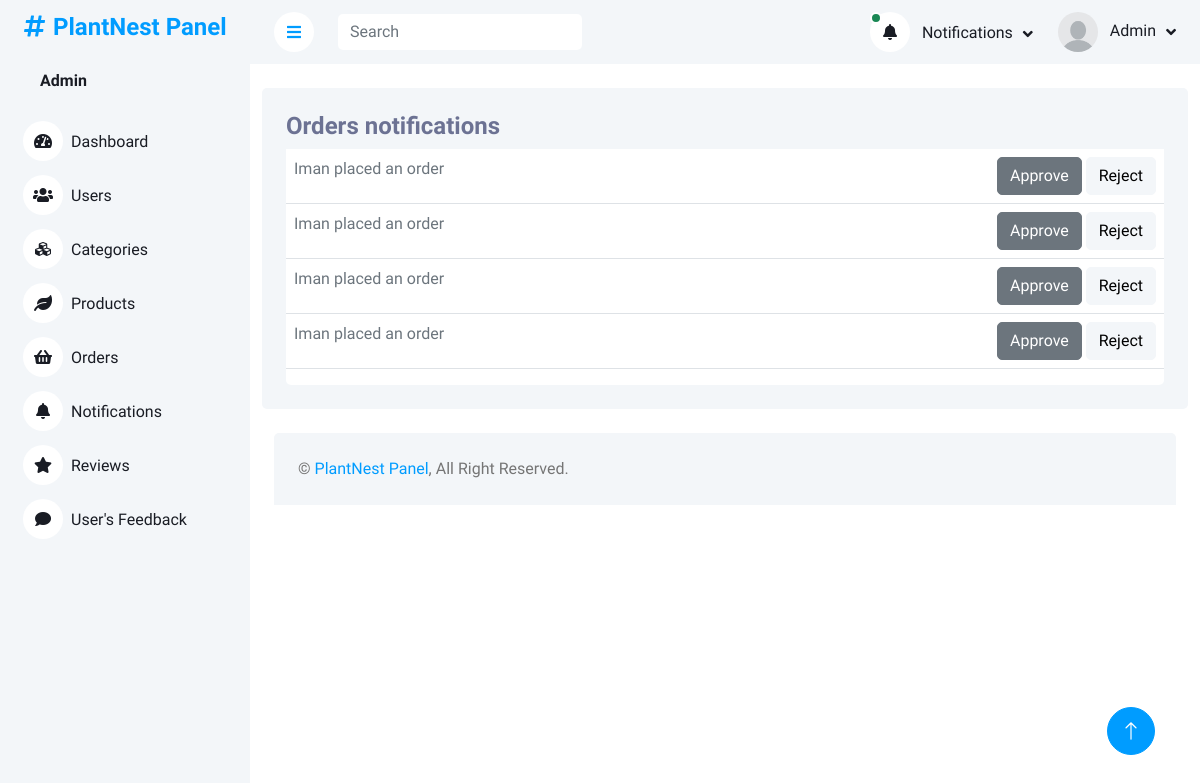
Before: /plantnest/adminPanel/notifications.php (signed in) with the older database file.
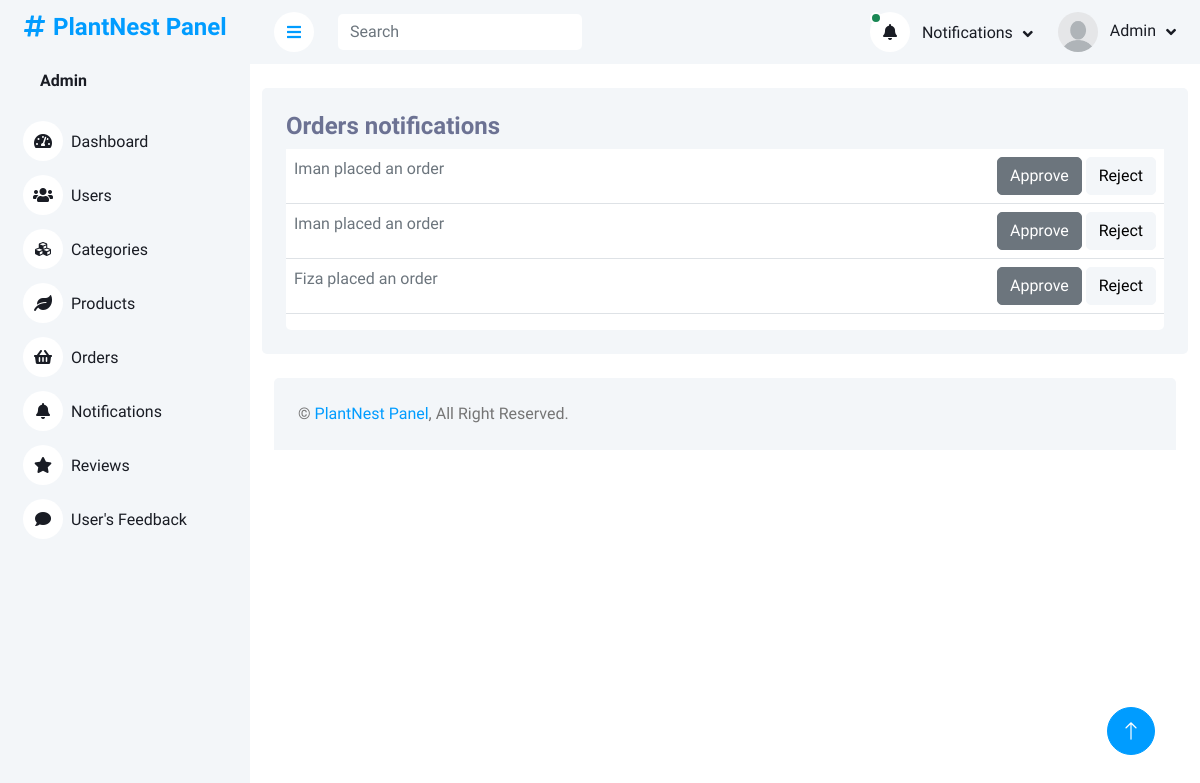
After: the same page with the newer database file.
### tables this page shows
CREATE TABLE `final_order` (
  `order_id` int(11) NOT NULL,
  `user_id` int(11) NOT NULL,
  `fullName` varchar(225) DEFAULT NULL,
  `phone` int(11) DEFAULT NULL,
  `city` varchar(225) DEFAULT NULL,
  `userState` varchar(225) DEFAULT NULL,
  `zipCode` int(8) DEFAULT NULL,
  `qty` int(11) NOT NULL,
  `total_price` int(11) NOT NULL,
  `date_of_order` timestamp NOT NULL DEFAULT current_timestamp() ON UPDATE current_timestamp(),
  `orderStatus` enum('pending','approved','rejected') NOT NULL DEFAULT 'pending',
  `billing_address` text NOT NULL,
  `shipping_address` text NOT NULL,
  `payment_method` enum('COD','Card') NOT NULL,
  `card_number` varchar(222) NOT NULL,
  `expiry_date` date DEFAULT NULL,
  `cvv` varchar(32) NOT NULL
);

CREATE TABLE `users` (
  `userID` int(11) NOT NULL,
  `firstName` varchar(225) DEFAULT NULL,
  `lastName` varchar(225) DEFAULT NULL,
  `userEmail` varchar(225) NOT NULL,
  `userPassword` varchar(225) DEFAULT NULL
);

### plantnest/adminPanel/notifications.php (the view, shortened to what this page needs)
<?php
include('header_admin.php')
?>
<div class="container pt-4">
    <div class="bg-light rounded p-4">
        <div class="row">
            <div class="col-12">
                <div class="bg-white rounded h-100 ">
                    <div class="d-flex bg-light justify-content-between">
                        <h4>Orders notifications</h4>
                    </div>
                    <div class="table-responsive bg- ">
                        <table class="table">
                            <tbody>
                                <?php
                        $query = $pdo->query("SELECT * from final_order INNER JOIN users on final_order.user_id = users.userID  where orderStatus = 'pending'");
                        $result = $query->fetchAll(PDO::FETCH_ASSOC);
                        foreach($result as $row){
                        ?>
                                <tr class="tr-row">
                                    <td class="d-flex justify-content-around">
                                        <span class="flex-grow-1">
                                            <a href="orders.php" class="link-secondary">
                                                <?php echo ucfirst($row['firstName'])?>
                                                placed an order
                                            </a>
                                        </span>
                                        <form method="post">
                                            <button class="approve-btn btn btn-secondary"
                                                name='order-approve-btn'
                                                onclick="approveRow(this)">Approve</button>
                                            <button class="reject-btn btn btn-light"
                                                name='order-reject-btn'
                                                onclick="rejectRow(this)">Reject</button>
                                        </form>
                                    </td>
                                </tr>
                                <?php
                        }if(empty($result)){
                            ?>
                                <tr>
                                    <td class="d-flex justify-content-center p-5">
                                            <p>
                                                No Orders
                                            </p>
                                    </td>
                                </tr>
                                <?php
                        }
                                       ?>
                            </tbody>
                        </table>
                    </div>
                </div>
            </div>
        </div>
    </div>
</div>
<?php
include('footer.php')
?>

Changed rows visible on the page:
removed final_order: user.firstName "Iman"
removed final_order: user.firstName "Iman"
added final_order: user.firstName "Fiza"
